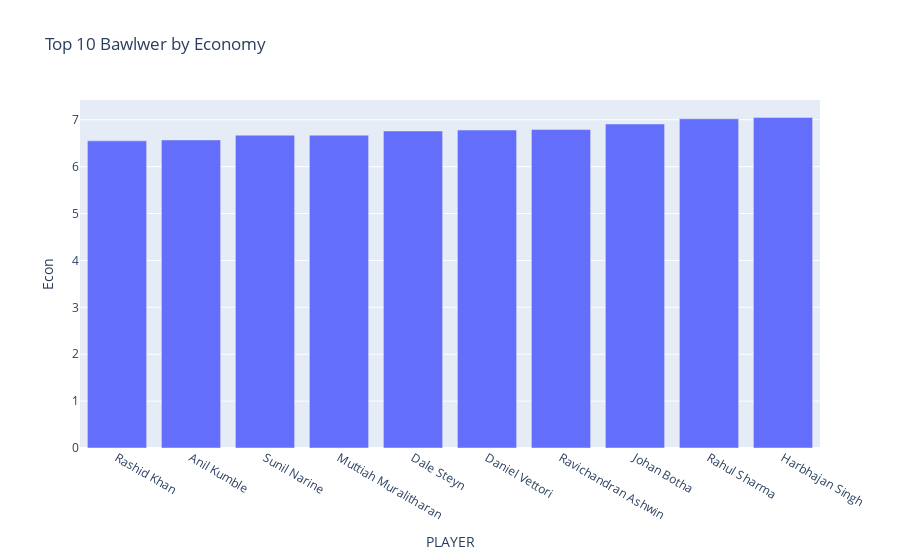

The notebook cell this image was saved under:
### Markdown cell above
#### Top 10 Bowler by Economy

### Code cell
if 'PLAYER' in df.columns and 'Econ' in df.columns:
    top_avg = df.sort_values('Econ', ascending=True).head(10)
    fig = px.bar(top_avg, x='PLAYER', y='Econ', title='Top 10 Bawlwer by Economy')
    fig.show()

### Figure 1 — Plotly figure (JSON) as saved in the notebook; plotly's stock layout.template omitted (floating-point values rounded to 4 significant figures)
{"data": [{"hovertemplate": "PLAYER=%{x}<br>Econ=%{y}<extra></extra>", "legendgroup": "", "marker": {"color": "#636efa", "pattern": {"shape": ""}}, "name": "", "orientation": "v", "showlegend": false, "textposition": "auto", "type": "bar", "x": ["Rashid Khan", "Anil Kumble", "Sunil Narine", "Muttiah Muralitharan", "Dale Steyn", "Daniel Vettori", "Ravichandran Ashwin", "Johan Botha", "Rahul Sharma", "Harbhajan Singh"], "xaxis": "x", "y": [6.55, 6.57, 6.67, 6.67, 6.76, 6.78, 6.79, 6.91, 7.02, 7.05], "yaxis": "y"}], "layout": {"barmode": "relative", "legend": {"tracegroupgap": 0}, "title": {"text": "Top 10 Bawlwer by Economy"}, "xaxis": {"anchor": "y", "domain": [0, 1], "title": {"text": "PLAYER"}}, "yaxis": {"anchor": "x", "domain": [0, 1], "title": {"text": "Econ"}}}}
